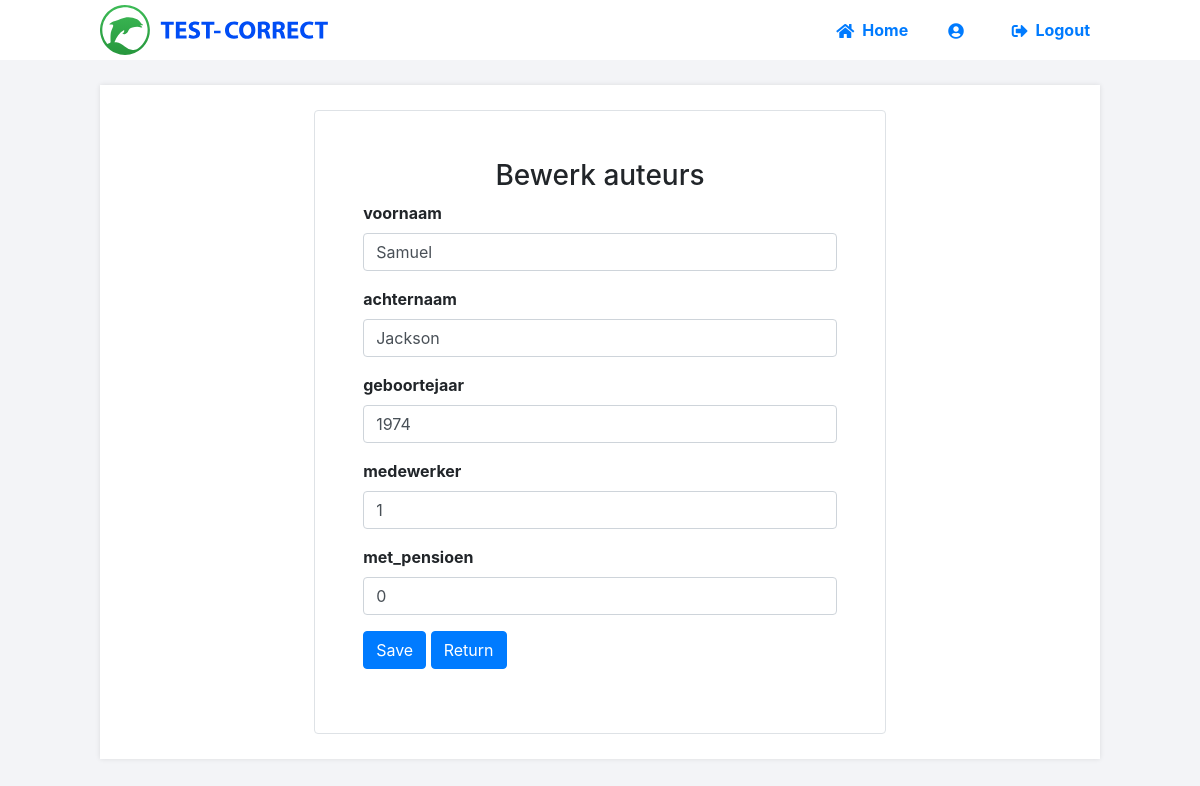
The page /edit_auteurs/1 on the database its author committed.
### tables this page shows
CREATE TABLE "auteurs" (
  `id` integer NOT NULL
,  "voornaam" varchar(80) NOT NULL
,  "achternaam" varchar(80) NOT NULL
,  "geboortejaar" integer DEFAULT NULL
,  "medewerker" varchar(250) NOT NULL
,  "met_pensioen" integer NOT NULL
);

### main.py (the view, shortened to what this page needs)
@app.route("/edit_auteurs/<string:id>",methods=['POST','GET'])
def edit_auteurs(id):
    connection = sqlite3.connect('./databases/testcorrect_vragen.db', check_same_thread = False)
    connection.row_factory = sqlite3.Row
    cursor = connection.cursor()
    cursor.execute("select * from auteurs where id=?",(id,))
    data = cursor.fetchone()
    return render_template("edit_auteurs.html",datas=data)

### templates/edit_auteurs.html (shortened to what this page needs)
{% extends 'layout.html' %}
{% block content %}
<div class="container">
    <div class="row d-flex justify-content-center">
        <div class="col-7 p-5 rounded border">
            <h3 class="text-center">Bewerk auteurs</h3>
            <div class="form-group mb-3">
                <form method='post' action='{{url_for("edit_auteurs",id=datas.id)}}'>
                    <div class='form-group'>
                        <label class="font-weight-bold">voornaam</label>
                        <input type='text' name='voornaam' required class='form-control' value='{{datas.voornaam}}'>
                    </div>
                    <div class='form-group'>
                        <label class="font-weight-bold">achternaam</label>
                        <input type='text' name='achternaam' required class='form-control' value='{{datas.achternaam}}'>
                    </div>
                    <div class='form-group'>
                        <label class="font-weight-bold">geboortejaar</label>
                        <input type='number' min="1960" max="2022" name='geboortejaar' required class='form-control'
                            value='{{datas.geboortejaar}}'>
                    </div>
                    <div class='form-group'>
                        <label class="font-weight-bold">medewerker</label>
                        <input type='text' name='medewerker' required class='form-control' value='{{datas.medewerker}}'>
                    </div>
                    <div class='form-group'>
                        <label class="font-weight-bold">met_pensioen</label>
                        <input type='text' name='met_pensioen' required class='form-control'
                            value='{{datas.met_pensioen}}'>
                    </div>
                    <input type='submit' value='Save' class='btn btn-primary'>
                    <a class="btn btn-primary" href="/home/auteurs" role="button">Return</a>
                </form>
            </div>
        </div>
    </div>
</div>
{% endblock %}

### static/style.css (style rules this page uses)
* { -webkit-box-sizing: border-box; box-sizing: border-box; font-family: -apple-system, BlinkMacSystemFont, "segoe ui", roboto, oxygen, ubuntu, cantarell, "fira sans", "droid sans", "helvetica neue", Arial, sans-serif; font-size: 16px; -webkit-font-smoothing: antialiased; -moz-osx-font-smoothing: grayscale; }
body { background-color: #f0f2f5; margin: 0; }
body.loggedin { background-color: #f3f4f7; }
.content > p, .content > div { -webkit-box-shadow: 0 0 5px 0 rgba(0, 0, 0, 0.1); box-shadow: 0 0 5px 0 rgba(0, 0, 0, 0.1); margin: 25px 0; padding: 25px; background-color: #fff; }

### rows shown on the page
auteurs: voornaam "Samuel", achternaam "Jackson", geboortejaar "1974", medewerker "1", met_pensioen "0"
